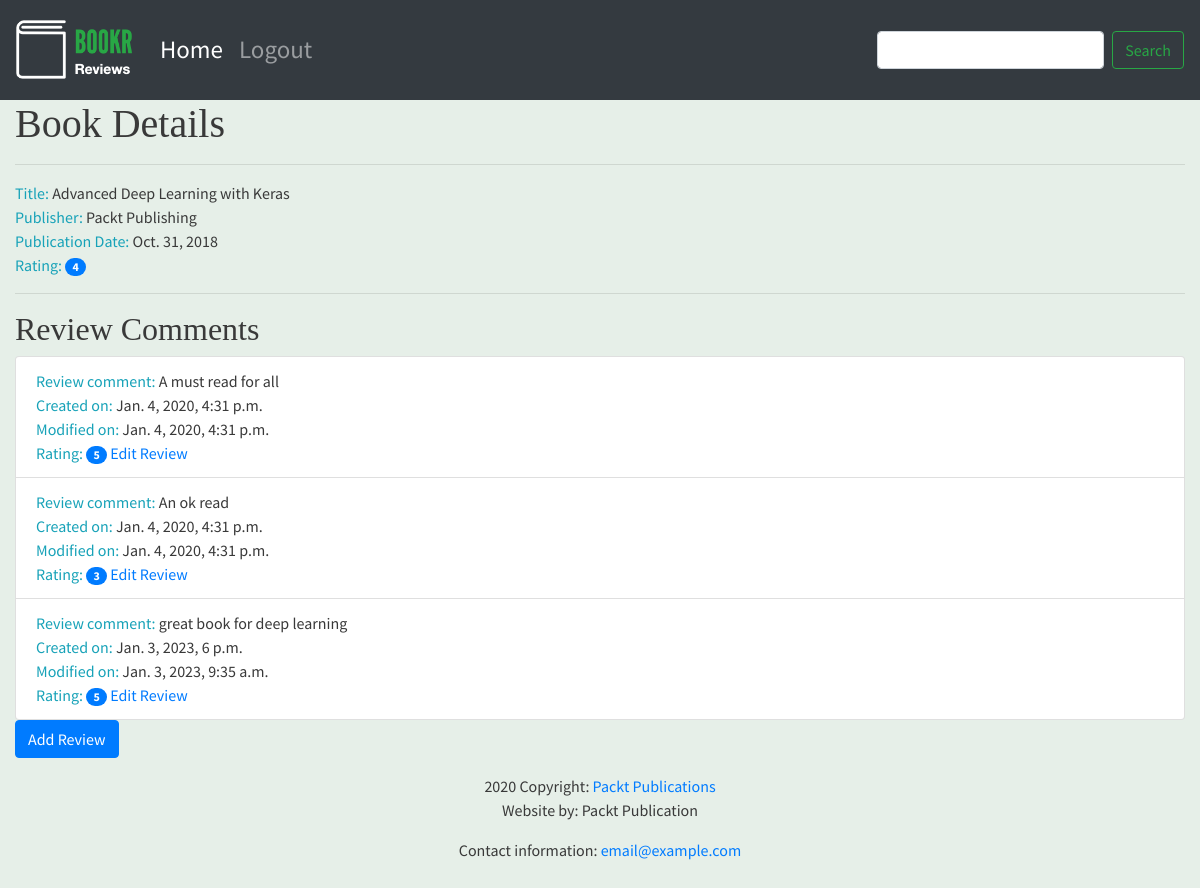
Screenshot of /book/1/ with the database file from the repository.
### reviews/models.py (models this page shows, shortened)
class Book(models.Model):
    title = models.CharField(max_length=70, help_text="The title of the book.")
    publication_date = models.DateField(verbose_name="Date the book was published.")
    isbn = models.CharField(max_length=20, verbose_name="ISBN number of the book")
    publisher = models.ForeignKey(Publisher, on_delete = models.CASCADE)
    contributors = models.ManyToManyField("Contributor", through="BookContributor")

class Publisher(models.Model):
    name = models.CharField(max_length=50, help_text="The name of the Publishers.")
    website = models.URLField(help_text="The Publisher's website.")
    email = models.EmailField(help_text="The Publisher's email address.")
    def __str__(self):
        return self.name

class Review(models.Model):
    content = models.TextField(help_text="The Review text.")
    rating = models.IntegerField(help_text="The rating the reviewer has given.")
    date_created = models.DateTimeField(help_text="The date and time the review was created.")
    date_edited = models.DateTimeField(null=True, help_text="The date and time the review was last edited.")
    creator = models.ForeignKey(auth.get_user_model(), on_delete=models.CASCADE)
    book = models.ForeignKey(Book, on_delete=models.CASCADE, help_text="The Book that this review is for.")

### reviews/views.py (the view)
# urls.py: path('book/<int:pk>/', views.book_detail, name = 'book_detail'),
def book_detail(request, pk):
    book = get_object_or_404(Book, pk=pk)
    reviews = book.review_set.all()
    if reviews:
        book_rating = average_rating([review.rating for review in reviews])
        context = {
            "book": book,
            "book_rating": book_rating,
            "reviews": reviews
        }
    else:
        context = {
            "book": book,
            "book_rating": None,
            "reviews": None
        }
    return render(request, 'reviews/book_detail.html', context)

### reviews/utils.py (called while the page is built)
def average_rating(rating_list):
    if not rating_list:
        return 0
    return round(sum(rating_list) / len(rating_list))

### reviews/templates/reviews/book_detail.html
{% extends 'reviews/base.html' %}
{% load static %}
{% block content %}
<h1>Book Details</h1>
<hr>
<span class="text-info">Title: </span> <span>{{ book.title }}</span>
<br>
<span class="text-info">Publisher: </span><span>{{ book.publisher }}</span>
<br>
<span class="text-info">Publication Date: </span><span>{{ book.publication_date }}</span>
<br>
{% if not reviews %}
    <hr>
    <h3>Be the first one to review.</h3>
{% else %}
    <span class="text-info">Rating: </span><span class="badge badge-primary badge-pill">{{ book_rating }}</span>
    <br>
    <hr>
    <h2>Review Comments</h2>
    <ul class="list-group">
        {% for review in reviews %}
            <li class="list-group-item">
                <span class="text-info">Review comment: </span> <span>{{ review.content }}</span>
                <br>
                <span class="text-info">Created on: </span> <span>{{ review.date_created }}</span>
                <br>
                <span class="text-info">Modified on: </span><span>{{ review.date_edited }}</span>
                <br>
                <span class="text-info">Rating: </span><span class="badge badge-primary badge-pill">{{ review.rating }}</span>
                <a href="{% url 'review_edit' book.pk review.pk %}">Edit Review</a>
            </li>
        {% endfor %}
    </ul>
{% endif %}
<a class="btn btn-primary" href="{% url 'review_create' book.pk %}">Add Review</a>
{% endblock %}

### reviews/templates/reviews/base.html
{% extends "base.html" %}
{% load static %}
{% block brand %}
<img src="{% static 'reviews/logo.png' %}">
{% endblock %}

### templates/base.html (shortened to what this page needs)
<!DOCTYPE html>
{% load static %}
<html lang="en">
    <head>
        <link rel="stylesheet" href="https://stackpath.bootstrapcdn.com/bootstrap/4.4.1/css/bootstrap.min.css">
        <link rel="stylesheet" href="https://cdnjs.cloudflare.com/ajax/libs/font-awesome/4.7.0/css/font-awesome.min.css">
        <link rel="stylesheet" href="{% static 'main.css' %}">
    </head>
    <body>
        <nav class="navbar navbar-expand-sm navbar-dark bg-dark sticky-top">
            <a class="navbar-brand" href="/">{% block brand %}<img src="{% static 'logo.png' %}">{% endblock %}</a>
            <div class="collapse navbar-collapse" id="navbarSupportedContent">
                <ul class="navbar-nav mr-auto">
                    <li class="nav-item active">
                        <a class="nav-link" href="/books/">Home <span class="sr-only">(current)</span></a>
                    </li>
                    <li class="nav-item">
                        <a class="nav-link" href="#">Logout</a>
                    </li>
                </ul>
                <form class="form-inline my-2 my-lg-0">
                    <input class="form-control mr-sm-2" type="search" placehoder="Search" aria-label="Search" name="search" value="{{ search_text }}" minilength="3">
                    <button class="btn btn-outline-success my-2 my-sm-0" type="submit">Search</button>
                </form>
            </div>
        </nav>
        <div class="container-fluid">
            {% block content %}{% endblock %}
        </div>
        <footer class="page-footer font-small blue">
            <div class="footer-copyright text-center py-3">2020 Copyright:
                <a href="https://www.packtpub.com">Packt Publications</a>
                <p>Website by: Packt Publication</p>
                <p>Contact information: <a href="mailto:email@example.com">email@example.com</a></p>
            </div>
        </footer>
    </body>
</html>

### static/main.css (style rules this page uses)
.navbar { min-height: 100px; font-size: 25px; }
.navbar-brand { font-size: 25px; }
.navbar-brand > img { height: 60px; }
body { font-family: 'Source Sans Pro', sans-serif; background-color: #e6efe8; color: #393939; }
h1, h2, h3, h4, h5, h6 { font-family: 'Libre Baskerville', serif; }

### rows the page displays
Book: title "Advanced Deep Learning with Keras", publisher "Packt Publishing", publication_date "Oct. 31, 2018"
Review: content "A must read for all", date_created "Jan. 4, 2020, 4:31 p.m.", date_edited "Jan. 4, 2020, 4:31 p.m.", rating "5"
Review: content "An ok read", date_created "Jan. 4, 2020, 4:31 p.m.", date_edited "Jan. 4, 2020, 4:31 p.m.", rating "3"
Review: content "great book for deep learning", date_created "Jan. 3, 2023, 6 p.m.", date_edited "Jan. 3, 2023, 9:35 a.m.", rating "5"

### other values shown
{{ book_rating }} "4"
